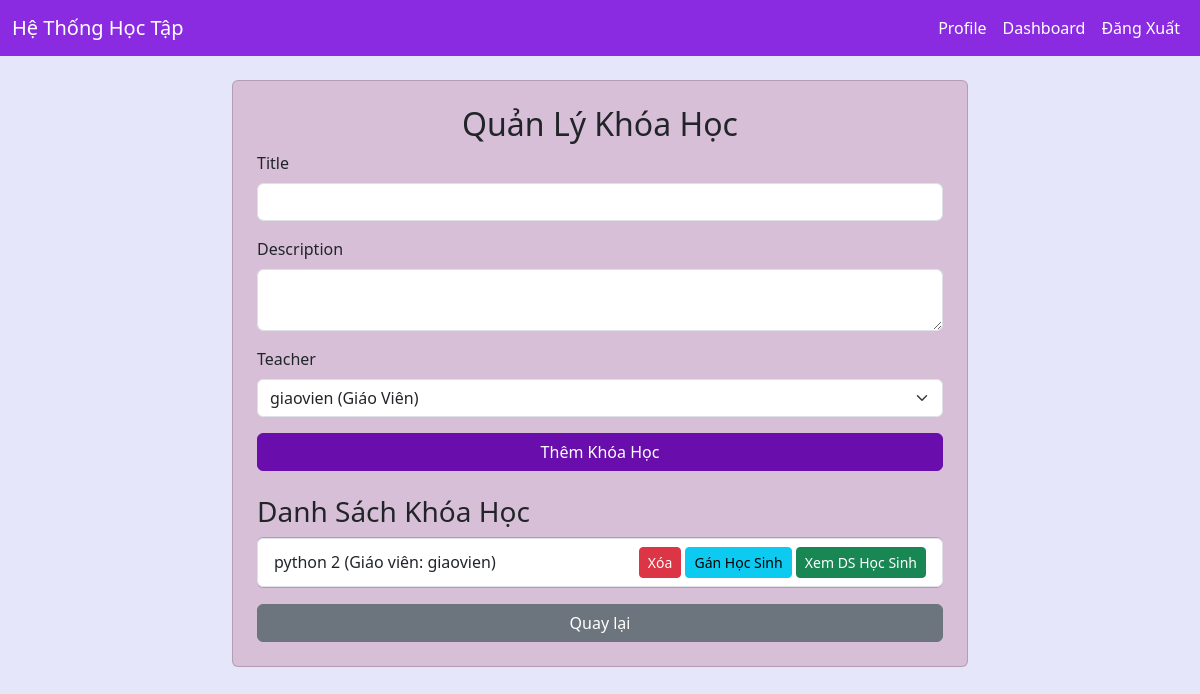
/admin/manage_courses (signed in), run on an earlier commit of the app's database.
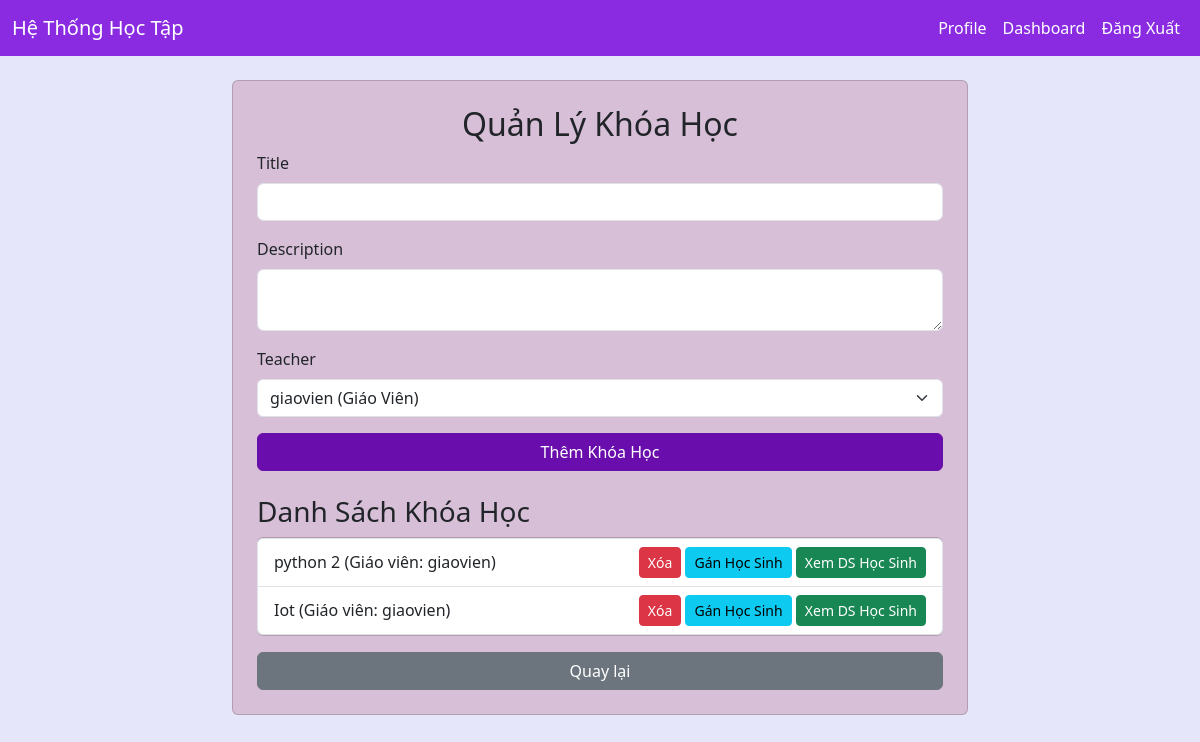
And on a later commit of the database.
### models.py (models this page shows)
class User(db.Model):
    __tablename__ = 'user'
    id = db.Column(db.Integer, primary_key=True)
    username = db.Column(db.String(80), unique=True, nullable=False)
    password = db.Column(db.String(120), nullable=False)
    role = db.Column(db.String(20), nullable=False)  # admin, teacher, student
    full_name = db.Column(db.String(100))
    email = db.Column(db.String(120), unique=True)
    courses = db.relationship('Course', backref='teachers', lazy=True, foreign_keys='Course.teacher_id')

class Course(db.Model):
    __tablename__ = 'course'
    id = db.Column(db.Integer, primary_key=True)
    title = db.Column(db.String(100), nullable=False)
    description = db.Column(db.Text)
    teacher_id = db.Column(db.Integer, db.ForeignKey('user.id'))
    teacher = db.relationship('User', foreign_keys=[teacher_id])
    students = db.relationship('Student', secondary=course_student, lazy='dynamic', backref=db.backref('enrolled_courses', lazy='dynamic'))

### admin/routes.py (the view, shortened to what this page needs)
@admin_bp.route('/manage_courses', methods=['GET', 'POST', 'DELETE'])
def manage_courses():
    if session.get('role') != 'admin':
        flash('Bạn không có quyền truy cập!', 'danger')
        return redirect(url_for('auth.login'))
    courses = Course.query.all()
    teachers = User.query.filter_by(role='teacher').all()
    students = Student.query.all()  # Danh sách tất cả học sinh
    courses_with_students = []
    for course in courses:
        course_students = course.students.all() if hasattr(course.students, 'all') else []
        courses_with_students.append({'course': course, 'students': course_students})
    return render_template('manage_courses.html', courses_with_students=courses_with_students, teachers=teachers, students=students)

### templates/manage_courses.html (shortened to what this page needs)
{% extends "base.html" %}
{% block content %}
<div class="row justify-content-center">
    <div class="col-md-8">
        <div class="card p-4">
            <h2 class="text-center">Quản Lý Khóa Học</h2>
            <form method="POST">
                <div class="mb-3">
                    <label class="form-label">Title</label>
                    <input type="text" name="title" class="form-control" required>
                </div>
                <div class="mb-3">
                    <label class="form-label">Description</label>
                    <textarea name="description" class="form-control"></textarea>
                </div>
                <div class="mb-3">
                    <label class="form-label">Teacher</label>
                    <select name="teacher_id" class="form-select" required>
                        {% for teacher in teachers %}
                            <option value="{{ teacher.id }}">{{ teacher.username }} ({{ teacher.full_name or 'Chưa có tên' }})</option>
                        {% endfor %}
                    </select>
                </div>
                <button type="submit" class="btn btn-primary w-100">Thêm Khóa Học</button>
            </form>
            <h3 class="mt-4">Danh Sách Khóa Học</h3>
            <ul class="list-group">
            {% for item in courses_with_students %}
                <li class="list-group-item d-flex justify-content-between align-items-center">
                    {{ item.course.title }} (Giáo viên: {{ item.course.teachers.username if item.course.teachers else 'Chưa có' }})
                    <div>
                        <form method="DELETE" style="display:inline;">
                            <button type="submit" class="btn btn-danger btn-sm" onclick="return confirm('Bạn có chắc muốn xóa?')">Xóa</button>
                        </form>
                        <button type="button" class="btn btn-info btn-sm" data-bs-toggle="modal" data-bs-target="#assignModal{{ item.course.id }}">Gán Học Sinh</button>
                        <a href="{{ url_for('admin.view_course_students', course_id=item.course.id) }}" class="btn btn-success btn-sm">Xem DS Học Sinh</a>
                    </div>
                </li>
            {% endfor %}
            </ul>
            <a href="{{ url_for('admin.dashboard') }}" class="btn btn-secondary mt-3">Quay lại</a>
        </div>
    </div>
</div>
{% endblock %}

What changed in the data, as far as the page shows it:
added Course: course "Iot"
Also different on the page:
new list line: "(Giáo viên: ) Xóa Gán Học Sinh Xem DS Học Sinh"
new list line: "giaovien"
